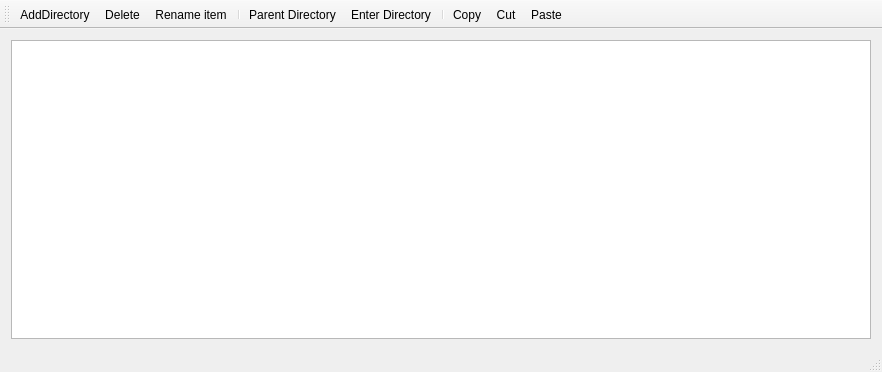
<?xml version="1.0" encoding="UTF-8"?>
<ui version="4.0">
 <class>MainWindow</class>
 <widget class="QMainWindow" name="MainWindow">
  <property name="geometry">
   <rect>
    <x>0</x>
    <y>0</y>
    <width>882</width>
    <height>372</height>
   </rect>
  </property>
  <property name="windowTitle">
   <string>Qt File Manager</string>
  </property>
  <widget class="QWidget" name="centralWidget">
   <layout class="QHBoxLayout" name="horizontalLayout">
    <item>
     <widget class="QTableView" name="tableView">
      <property name="sizePolicy">
       <sizepolicy hsizetype="Expanding" vsizetype="Expanding">
        <horstretch>0</horstretch>
        <verstretch>0</verstretch>
       </sizepolicy>
      </property>
      <property name="font">
       <font>
        <pointsize>11</pointsize>
       </font>
      </property>
      <property name="autoScroll">
       <bool>true</bool>
      </property>
      <property name="autoScrollMargin">
       <number>0</number>
      </property>
      <property name="selectionMode">
       <enum>QAbstractItemView::ExtendedSelection</enum>
      </property>
      <property name="selectionBehavior">
       <enum>QAbstractItemView::SelectRows</enum>
      </property>
      <property name="showGrid">
       <bool>false</bool>
      </property>
      <property name="wordWrap">
       <bool>false</bool>
      </property>
      <attribute name="horizontalHeaderCascadingSectionResizes">
       <bool>true</bool>
      </attribute>
      <attribute name="verticalHeaderVisible">
       <bool>false</bool>
      </attribute>
      <attribute name="verticalHeaderHighlightSections">
       <bool>false</bool>
      </attribute>
     </widget>
    </item>
   </layout>
  </widget>
  <widget class="QMenuBar" name="menuBar">
   <property name="geometry">
    <rect>
     <x>0</x>
     <y>0</y>
     <width>882</width>
     <height>34</height>
    </rect>
   </property>
  </widget>
  <widget class="QStatusBar" name="statusBar"/>
  <widget class="QToolBar" name="toolBar">
   <property name="windowTitle">
    <string>toolBar</string>
   </property>
   <attribute name="toolBarArea">
    <enum>TopToolBarArea</enum>
   </attribute>
   <attribute name="toolBarBreak">
    <bool>false</bool>
   </attribute>
   <addaction name="actionAddDirectory"/>
   <addaction name="actionDelete"/>
   <addaction name="actionEdit_item"/>
   <addaction name="separator"/>
   <addaction name="actionParent_Directory"/>
   <addaction name="actionEnter_Directory"/>
   <addaction name="separator"/>
   <addaction name="actionCopy"/>
   <addaction name="actionCut"/>
   <addaction name="actionPaste"/>
  </widget>
  <action name="actionAddDirectory">
   <property name="icon">
    <iconset theme="images/Add_dir.png" resource="file-manager-resource.qrc">
     <normaloff>:/new/prefix1/images/Add_dir.png</normaloff>:/new/prefix1/images/Add_dir.png</iconset>
   </property>
   <property name="text">
    <string>AddDirectory</string>
   </property>
   <property name="toolTip">
    <string>&lt;html&gt;&lt;head/&gt;&lt;body&gt;&lt;p&gt;Add Directory&lt;/p&gt;&lt;/body&gt;&lt;/html&gt;</string>
   </property>
  </action>
  <action name="actionParent_Directory">
   <property name="icon">
    <iconset resource="file-manager-resource.qrc">
     <normaloff>:/new/prefix1/images/parent.png</normaloff>:/new/prefix1/images/parent.png</iconset>
   </property>
   <property name="text">
    <string>Parent Directory</string>
   </property>
   <property name="toolTip">
    <string>&lt;html&gt;&lt;head/&gt;&lt;body&gt;&lt;p&gt;Go to parent directory&lt;/p&gt;&lt;/body&gt;&lt;/html&gt;</string>
   </property>
   <property name="shortcut">
    <string>Esc</string>
   </property>
  </action>
  <action name="actionDelete">
   <property name="icon">
    <iconset resource="file-manager-resource.qrc">
     <normaloff>:/new/prefix1/images/delete.png</normaloff>
     <normalon>:/new/prefix1/images/delete.png</normalon>:/new/prefix1/images/delete.png</iconset>
   </property>
   <property name="text">
    <string>Delete</string>
   </property>
   <property name="toolTip">
    <string>&lt;html&gt;&lt;head/&gt;&lt;body&gt;&lt;p&gt;Delete Files/Directories&lt;/p&gt;&lt;/body&gt;&lt;/html&gt;</string>
   </property>
   <property name="shortcut">
    <string>Del</string>
   </property>
  </action>
  <action name="actionEnter_Directory">
   <property name="icon">
    <iconset resource="file-manager-resource.qrc">
     <normaloff>:/new/prefix1/images/down.png</normaloff>:/new/prefix1/images/down.png</iconset>
   </property>
   <property name="text">
    <string>Enter Directory</string>
   </property>
   <property name="toolTip">
    <string>Enter selected directory</string>
   </property>
   <property name="shortcut">
    <string>Return</string>
   </property>
  </action>
  <action name="actionCopy">
   <property name="icon">
    <iconset resource="file-manager-resource.qrc">
     <normaloff>:/new/prefix1/images/copy.png</normaloff>:/new/prefix1/images/copy.png</iconset>
   </property>
   <property name="text">
    <string>Copy</string>
   </property>
   <property name="toolTip">
    <string>&lt;html&gt;&lt;head/&gt;&lt;body&gt;&lt;p&gt;Copy selected items&lt;/p&gt;&lt;/body&gt;&lt;/html&gt;</string>
   </property>
   <property name="shortcut">
    <string>Ctrl+C</string>
   </property>
  </action>
  <action name="actionCut">
   <property name="icon">
    <iconset resource="file-manager-resource.qrc">
     <normaloff>:/new/prefix1/images/cut.png</normaloff>:/new/prefix1/images/cut.png</iconset>
   </property>
   <property name="text">
    <string>Cut</string>
   </property>
   <property name="toolTip">
    <string>&lt;html&gt;&lt;head/&gt;&lt;body&gt;&lt;p&gt;Cut selected items&lt;/p&gt;&lt;/body&gt;&lt;/html&gt;</string>
   </property>
   <property name="shortcut">
    <string>Ctrl+X</string>
   </property>
  </action>
  <action name="actionPaste">
   <property name="icon">
    <iconset>
     <normalon>:/new/prefix1/images/paste.png</normalon>
    </iconset>
   </property>
   <property name="text">
    <string>Paste</string>
   </property>
   <property name="toolTip">
    <string>&lt;html&gt;&lt;head/&gt;&lt;body&gt;&lt;p&gt;Paste saved items&lt;/p&gt;&lt;/body&gt;&lt;/html&gt;</string>
   </property>
   <property name="shortcut">
    <string>Ctrl+P</string>
   </property>
  </action>
  <action name="actionEdit_item">
   <property name="icon">
    <iconset resource="file-manager-resource.qrc">
     <normaloff>:/new/prefix1/images/edit.png</normaloff>:/new/prefix1/images/edit.png</iconset>
   </property>
   <property name="text">
    <string>Rename item</string>
   </property>
   <property name="toolTip">
    <string>&lt;html&gt;&lt;head/&gt;&lt;body&gt;&lt;p&gt;Edit selected item&lt;/p&gt;&lt;/body&gt;&lt;/html&gt;</string>
   </property>
  </action>
 </widget>
 <layoutdefault spacing="6" margin="11"/>
 <resources>
  <include location="file-manager-resource.qrc"/>
 </resources>
 <connections/>
</ui>
